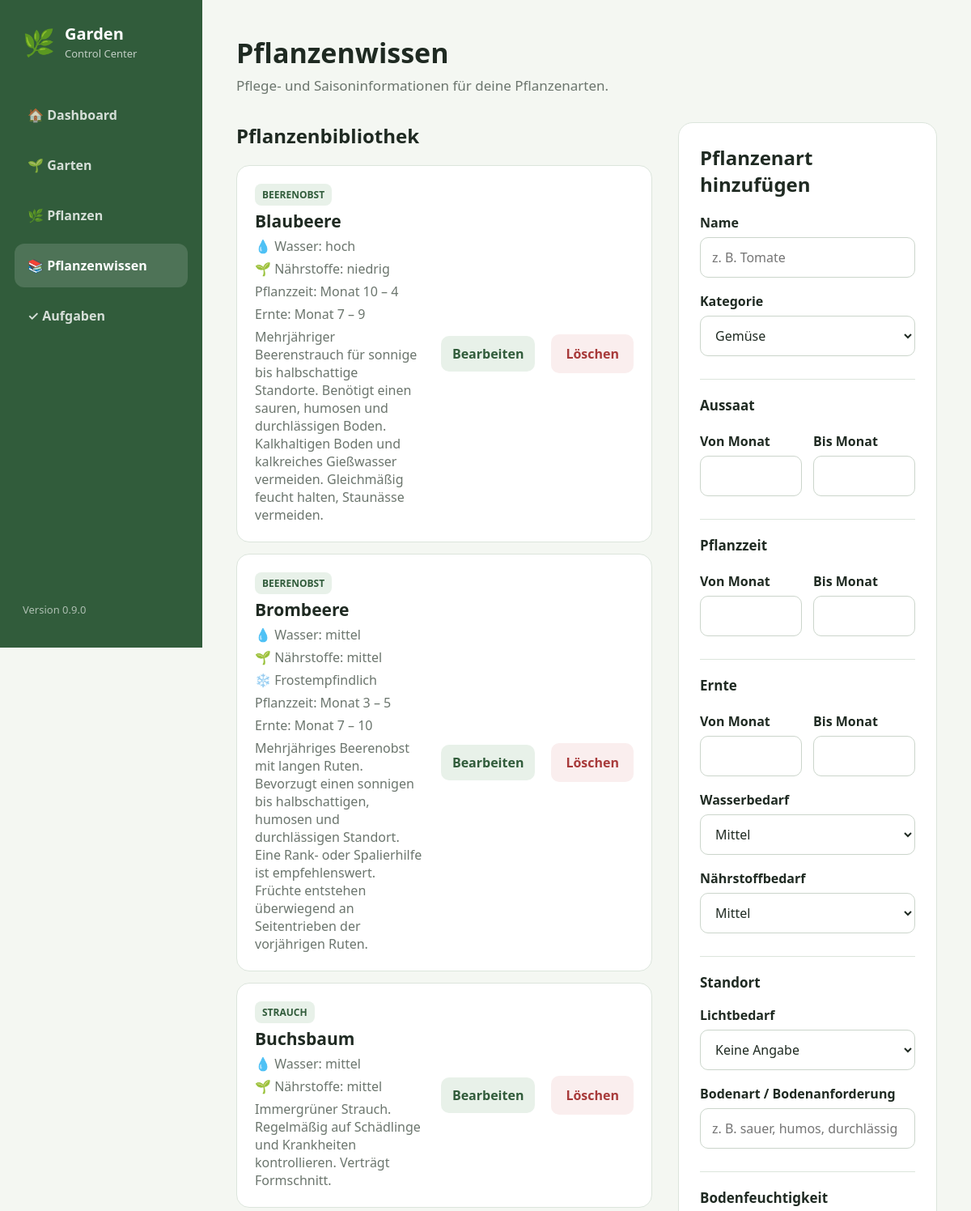
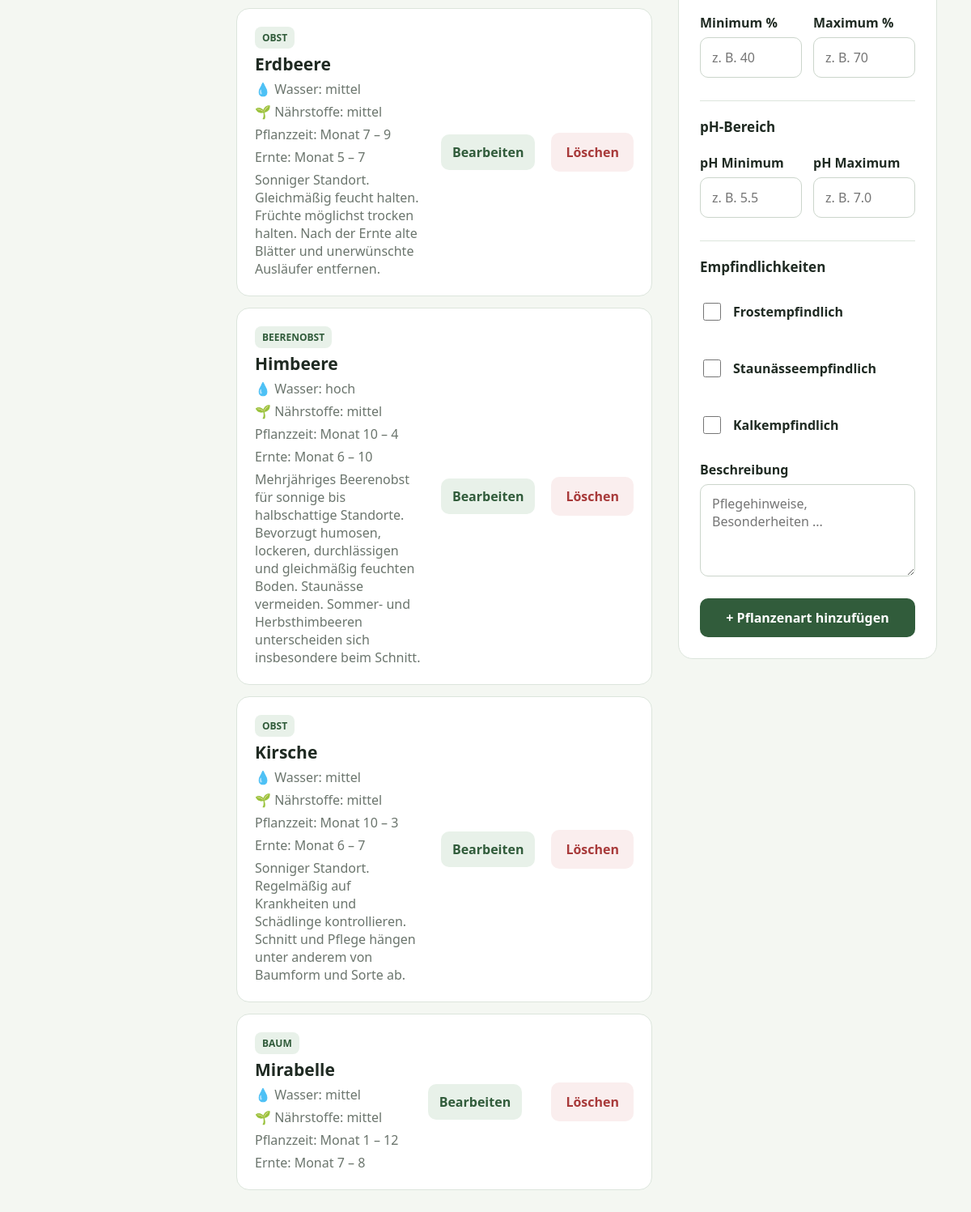
The app's page /plant-library with its own data (2 pictures, top to bottom).
### app/models/plant_species.py (models this page shows)
class PlantSpecies(Base):
    __tablename__ = "plant_species"
    id: Mapped[int] = mapped_column(
        Integer,
        primary_key=True,
        index=True,
    )
    name: Mapped[str] = mapped_column(
        String(100),
        nullable=False,
        unique=True,
    )
    category: Mapped[str] = mapped_column(
        String(50),
        nullable=False,
    )
    sowing_start: Mapped[int | None] = mapped_column(
        Integer,
        nullable=True,
    )
    sowing_end: Mapped[int | None] = mapped_column(
        Integer,
        nullable=True,
    )
    planting_start: Mapped[int | None] = mapped_column(
        Integer,
        nullable=True,
    )
    planting_end: Mapped[int | None] = mapped_column(
        Integer,
        nullable=True,
    )
    harvest_start: Mapped[int | None] = mapped_column(
        Integer,
        nullable=True,
    )
    harvest_end: Mapped[int | None] = mapped_column(
        Integer,
        nullable=True,
    )
    water_need: Mapped[str] = mapped_column(
        String(20),
        default="mittel",
        nullable=False,
    )
    nutrient_need: Mapped[str] = mapped_column(
        String(20),
        default="mittel",
        nullable=False,
    )
    light_requirement: Mapped[str | None] = mapped_column(
        String(30),
        nullable=True,
    )
    soil_type: Mapped[str | None] = mapped_column(
        String(100),
        nullable=True,
    )
    soil_moisture_min: Mapped[float | None] = mapped_column(
        Float,
        nullable=True,
    )
    soil_moisture_max: Mapped[float | None] = mapped_column(
        Float,
        nullable=True,
    )
    soil_ph_min: Mapped[float | None] = mapped_column(
        Float,
        nullable=True,
    )
    soil_ph_max: Mapped[float | None] = mapped_column(
        Float,
        nullable=True,
    )
    frost_sensitive: Mapped[bool] = mapped_column(
        Boolean,
        default=False,
        nullable=False,
    )
    waterlogging_sensitive: Mapped[bool] = mapped_column(
        Boolean,
        default=False,
        nullable=False,
    )
    lime_sensitive: Mapped[bool] = mapped_column(
        Boolean,
        default=False,
        nullable=False,
    )
    description: Mapped[str | None] = mapped_column(
        Text,
        nullable=True,
    )
    created_at: Mapped[datetime] = mapped_column(
        DateTime,
        default=datetime.now,
    )
    plants: Mapped[list["Plant"]] = relationship(
        back_populates="species",
    )
    care_rules: Mapped[list["CareRule"]] = relationship(
        back_populates="species",
    )

### app/routers/plant_library.py (the view)
@router.get("/plant-library", response_class=HTMLResponse)
async def plant_library(
    request: Request,
    db: Session = Depends(get_db),
):
    species = (
        db.query(PlantSpecies)
        .order_by(PlantSpecies.name)
        .all()
    )
    return templates.TemplateResponse(
        request=request,
        name="plant_library.html",
        context={
            "page": "plant_library",
            "app_name": APP_NAME,
            "version": APP_VERSION,
            "species": species,
        },
    )

### app/templates/plant_library.html (shortened to what this page needs)
{% extends "base.html" %}
{% block content %}
<header class="page-header">
            <div>
                <h1>Pflanzenwissen</h1>
                <p>
                    Pflege- und Saisoninformationen für
                    deine Pflanzenarten.
                </p>
            </div>
        </header>
        <section class="two-column">
            <div>
                <h2>Pflanzenbibliothek</h2>
                {% if species %}
                <div class="area-list">
                    {% for item in species %}
                    <article class="area-card">
                        <div class="area-info">
                            <span class="area-type">
                                {{ item.category }}
                            </span>
                            <h3>
                                {{ item.name }}
                            </h3>
                            <p>
                                💧 Wasser:
                                {{ item.water_need }}
                            </p>
                            <p>
                                🌱 Nährstoffe:
                                {{ item.nutrient_need }}
                            </p>
                            {% if item.frost_sensitive %}
                            <p>
                                ❄️ Frostempfindlich
                            </p>
                            {% endif %}
                            {% if item.planting_start %}
                            <p>
                                Pflanzzeit:
                                Monat {{ item.planting_start }}
                                –
                                {{ item.planting_end }}
                            </p>
                            {% endif %}
                            {% if item.harvest_start %}
                            <p>
                                Ernte:
                                Monat {{ item.harvest_start }}
                                –
                                {{ item.harvest_end }}
                            </p>
                            {% endif %}
                            {% if item.description %}
                            <p>
                                {{ item.description }}
                            </p>
                            {% endif %}
                        </div>
                        <a
                            href="/plant-library/{{ item.id }}/edit"
                            class="secondary-button"
                        >
                            Bearbeiten
                        </a>
                        <form
                            method="post"
                            action="/plant-library/{{ item.id }}/delete"
                            onsubmit="return confirm('Pflanzenart wirklich löschen?');"
                        >
                            <button
                                type="submit"
                                class="danger-button"
                            >
                                Löschen
                            </button>
                        </form>
                    </article>
                    {% endfor %}
                </div>
                {% endif %}
            </div>
            <div>
                <div class="form-card">
                    <h2>
                        Pflanzenart hinzufügen
                    </h2>
                    <form
                        method="post"
                        action="/plant-library"
                    >
                        <label>Name</label>
                        <input
                            name="name"
                            type="text"
                            placeholder="z. B. Tomate"
                            required
                        >
                        <label>Kategorie</label>
                        <select name="category">
                            <option>Gemüse</option>
                        </select>
                        <h3 class="form-section-title">
                            Aussaat
                        </h3>
                        <div class="form-row">
                            <div>
                                <label>Von Monat</label>
                                <input
                                    name="sowing_start"
                                    type="number"
                                    min="1"
                                    max="12"
                                >
                            </div>
                            <div>
                                <label>Bis Monat</label>
                                <input
                                    name="sowing_end"
                                    type="number"
                                    min="1"
                                    max="12"
                                >
                            </div>
                        </div>
                        <h3 class="form-section-title">
                            Pflanzzeit
                        </h3>
                        <div class="form-row">
                            <div>
                                <label>Von Monat</label>
                                <input
                                    name="planting_start"
                                    type="number"
                                    min="1"
                                    max="12"
                                >
                            </div>
                            <div>
                                <label>Bis Monat</label>
                                <input
                                    name="planting_end"
                                    type="number"
                                    min="1"
                                    max="12"
                                >
                            </div>
                        </div>
                        <h3 class="form-section-title">
                            Ernte
                        </h3>
                        <div class="form-row">
                            <div>
                                <label>Von Monat</label>
                                <input
                                    name="harvest_start"
                                    type="number"
                                    min="1"
                                    max="12"
                                >
                            </div>
                            <div>
                                <label>Bis Monat</label>
                                <input
                                    name="harvest_end"
                                    type="number"
                                    min="1"
                                    max="12"
                                >
                            </div>
                        </div>
                        <label>Wasserbedarf</label>
                        <select name="water_need">
                            <option value="mittel" selected>Mittel</option>
                        </select>
                        <label>Nährstoffbedarf</label>
                        <select name="nutrient_need">
                            <option value="mittel" selected>Mittel</option>
                        </select>
                        <h3 class="form-section-title">
                            Standort
                        </h3>
                        <label>
                            Lichtbedarf
                        </label>
                        <select name="light_requirement">
                            <option value="">
                                Keine Angabe
                            </option>
                        </select>
                        <label>
                            Bodenart / Bodenanforderung
                        </label>
                        <input
                            type="text"
                            name="soil_type"
                            placeholder="z. B. sauer, humos, durchlässig"
                        >
                        <h3 class="form-section-title">
                            Bodenfeuchtigkeit
                        </h3>
                        <div class="form-row">
                            <div>
                                <label>
                                    Minimum %
                                </label>
                                <input
                                    type="number"
                                    name="soil_moisture_min"
                                    min="0"
                                    max="100"
                                    step="0.1"
                                    placeholder="z. B. 40"
                                >
                            </div>
                            <div>
                                <label>
                                    Maximum %
                                </label>
                                <input
                                    type="number"
                                    name="soil_moisture_max"
                                    min="0"
                                    max="100"
                                    step="0.1"
                                    placeholder="z. B. 70"
                                >
                            </div>
                        </div>
                        <h3 class="form-section-title">
                            pH-Bereich
                        </h3>
                        <div class="form-row">
                            <div>
                                <label>
                                    pH Minimum
                                </label>
                                <input
                                    type="number"
                                    name="soil_ph_min"
                                    min="0"
                                    max="14"
                                    step="0.1"
                                    placeholder="z. B. 5.5"
                                >
                            </div>
                            <div>
                                <label>
                                    pH Maximum
                                </label>
                                <input
                                    type="number"
                                    name="soil_ph_max"
                                    min="0"
                                    max="14"
                                    step="0.1"
                                    placeholder="z. B. 7.0"
                                >
                            </div>
                        </div>
                        <h3 class="form-section-title">
                            Empfindlichkeiten
                        </h3>
                        <label class="checkbox-label">
                            <input
                                name="frost_sensitive"
                                type="checkbox"
                                value="true"
                            >
                            Frostempfindlich
                        </label>
                        <label class="checkbox-label">
                            <input
                                name="waterlogging_sensitive"
                                type="checkbox"
                                value="true"
                            >
                            Staunässeempfindlich
                        </label>
                        <label class="checkbox-label">
                            <input
                                name="lime_sensitive"
                                type="checkbox"
                                value="true"
                            >
                            Kalkempfindlich
                        </label>
                        <label>Beschreibung</label>
                        <textarea
                            name="description"
                            rows="4"
                            placeholder="Pflegehinweise, Besonderheiten ..."
                        ></textarea>
                        <button
                            type="submit"
                            class="primary-button"
                        >
                            + Pflanzenart hinzufügen
                        </button>
                    </form>
                </div>
            </div>
        </section>
{% endblock %}

### records on screen
PlantSpecies: category "BEERENOBST", name "Blaubeere", water_need "hoch", nutrient_need "niedrig", planting_start "10", planting_end "4", harvest_start "7", harvest_end "9", description "Mehrjähriger Beerenstrauch für sonnige bis halbschattige Standorte. Benötigt einen sauren, humosen und durchlässigen Boden. Kalkhaltigen Boden und kalkreiches Gießwasser vermeiden. Gleichmäßig feucht halten, Staunässe vermeiden."
PlantSpecies: category "BEERENOBST", name "Brombeere", water_need "mittel", nutrient_need "mittel", frost_sensitive "❄️ Frostempfindlich", planting_start "3", planting_end "5", harvest_start "7", harvest_end "10", description "Mehrjähriges Beerenobst mit langen Ruten. Bevorzugt einen sonnigen bis halbschattigen, humosen und durchlässigen Standort. Eine Rank- oder Spalierhilfe ist empfehlenswert. Früchte entstehen überwiegend an Seitentrieben der vorjährigen Ruten."
PlantSpecies: category "STRAUCH", name "Buchsbaum", water_need "mittel", nutrient_need "mittel", description "Immergrüner Strauch. Regelmäßig auf Schädlinge und Krankheiten kontrollieren. Verträgt Formschnitt."
PlantSpecies: category "OBST", name "Erdbeere", water_need "mittel", nutrient_need "mittel", planting_start "7", planting_end "9", harvest_start "5", harvest_end "7", description "Sonniger Standort. Gleichmäßig feucht halten. Früchte möglichst trocken halten. Nach der Ernte alte Blätter und unerwünschte Ausläufer entfernen."
PlantSpecies: category "BEERENOBST", name "Himbeere", water_need "hoch", nutrient_need "mittel", planting_start "10", planting_end "4", harvest_start "6", harvest_end "10", description "Mehrjähriges Beerenobst für sonnige bis halbschattige Standorte. Bevorzugt humosen, lockeren, durchlässigen und gleichmäßig feuchten Boden. Staunässe vermeiden. Sommer- und Herbsthimbeeren unterscheiden sich insbesondere beim Schnitt."
PlantSpecies: category "OBST", name "Kirsche", water_need "mittel", nutrient_need "mittel", planting_start "10", planting_end "3", harvest_start "6", harvest_end "7", description "Sonniger Standort. Regelmäßig auf Krankheiten und Schädlinge kontrollieren. Schnitt und Pflege hängen unter anderem von Baumform und Sorte ab."
PlantSpecies: category "BAUM", name "Mirabelle", water_need "mittel", nutrient_need "mittel", planting_start "1", planting_end "12", harvest_start "7", harvest_end "8"

### other values on screen
{{ version }} "0.9.0"
